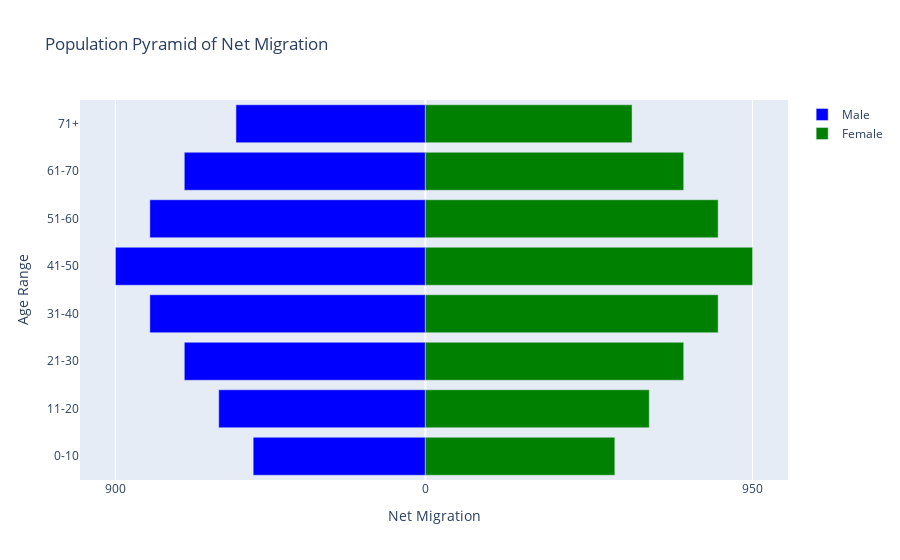

Notebook cell for this chart:
### Markdown cell above
##### Below is the general function/code of a population pyramid. It generates population pyramid based on the given dataframe.

### Code cell
import plotly.graph_objects as gp
import pandas as pd

def population_pyramid(df):
    """
    @param df: DataFrame
    @return: None

    Assume df has columns:
        {"age_range", "male_net_migration", "female_net_migration"}
    """

    fig = gp.Figure()

    # Plot male net migration (as negative x-values to appear on the left)
    fig.add_trace(
        gp.Bar(
            y=df["age_range"],
            x=-df["male_net_migration"],
            name="Male",
            orientation="h",
            marker_color="blue"
        )
    )

    # Plot female net migration (positive x-values to appear on the right)
    fig.add_trace(
        gp.Bar(
            y=df["age_range"],
            x=df["female_net_migration"],
            name="Female",
            orientation="h",
            marker_color="green"
        )
    )

    # Update the layout for a mirrored “population pyramid” effect
    fig.update_layout(
        title="Population Pyramid of Net Migration",
        xaxis=dict(
            title="Net Migration",
            tickvals=[-max(df["male_net_migration"]), 0, max(df["female_net_migration"])],
            ticktext=[
                f"{max(df['male_net_migration']):,}",
                "0",
                f"{max(df['female_net_migration']):,}"
            ]
        ),
        yaxis=dict(title="Age Range", categoryorder='category ascending'),
        barmode="relative"
    )

    fig.show()


# Example usage
df = pd.DataFrame({
    "age_range": ["0-10", "11-20", "21-30", "31-40", "41-50", "51-60", "61-70", "71+"],
    "male_net_migration": [500, 600, 700, 800, 900, 800, 700, 550],
    "female_net_migration": [550, 650, 750, 850, 950, 850, 750, 600]
})

population_pyramid(df)

### Figure 1 — Plotly figure (JSON) as saved in the notebook; plotly's stock layout.template omitted (floating-point values rounded to 4 significant figures)
{"data": [{"marker": {"color": "blue"}, "name": "Male", "orientation": "h", "type": "bar", "x": [-500, -600, -700, -800, -900, -800, -700, -550], "y": ["0-10", "11-20", "21-30", "31-40", "41-50", "51-60", "61-70", "71+"]}, {"marker": {"color": "green"}, "name": "Female", "orientation": "h", "type": "bar", "x": [550, 650, 750, 850, 950, 850, 750, 600], "y": ["0-10", "11-20", "21-30", "31-40", "41-50", "51-60", "61-70", "71+"]}], "layout": {"barmode": "relative", "title": {"text": "Population Pyramid of Net Migration"}, "xaxis": {"ticktext": ["900", "0", "950"], "tickvals": [-900, 0, 950], "title": {"text": "Net Migration"}}, "yaxis": {"categoryorder": "category ascending", "title": {"text": "Age Range"}}}}
